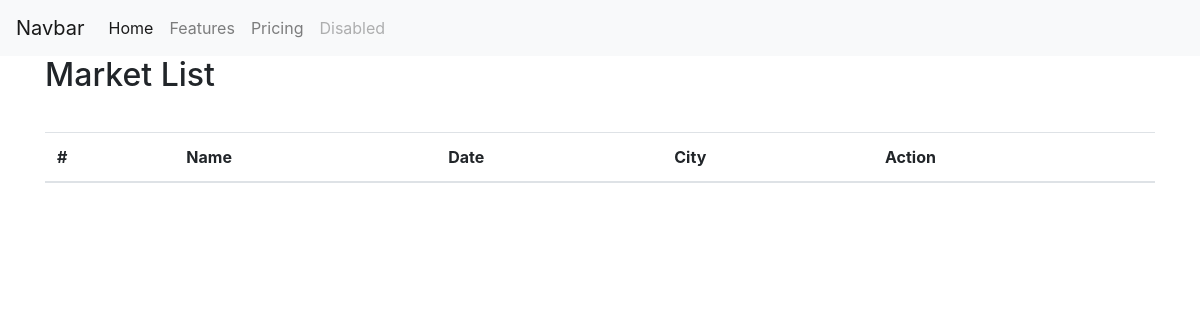
Before: /market/ with the older database file.
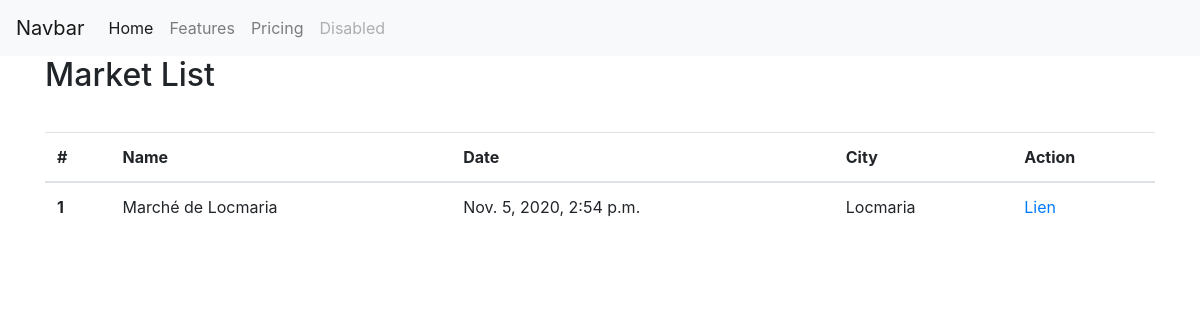
After: the same page with the newer database file.
### stock/models.py (models this page shows, shortened)
class Market(models.Model):
    name = models.CharField(max_length=200)
    city = models.CharField(max_length=200)
    date = models.DateTimeField()
    stock = models.ManyToManyField(Stock)

### stock/views.py (the view)
# urls.py: path('market/', MarketListView.as_view(),name="market_list"),
class MarketListView(ListView):
    model = Market

### templates/stock/market_list.html
{% extends 'base.html' %}
{% block content %}
    <h2>Market List</h2>
    <div style="padding-top: 30px">
    <table class="table">
      <thead>
        <tr>
          <th scope="col">#</th>
          <th scope="col">Name</th>
          <th scope="col">Date</th>
          <th scope="col">City</th>
          <th scope="col">Action</th>
        </tr>
      </thead>
      <tbody>
        {% for object in object_list %}
        <tr>
          <th scope="row">{{object.id}}</th>
          <td>{{object.name}}</td>
          <td>{{object.date}}</td>
          <td>{{object.city}}</td>
          <td><a href="{% url 'bucket_create' pk=object.pk  %}">Lien</a></td>
        </tr>
        {% endfor %}
      </tbody>
    </table>
    </div>
    {% endblock %}

Changed rows visible on the page:
added Market: id "1", name "Marché de Locmaria", date "Nov. 5, 2020, 2:54 p.m.", city "Locmaria"
